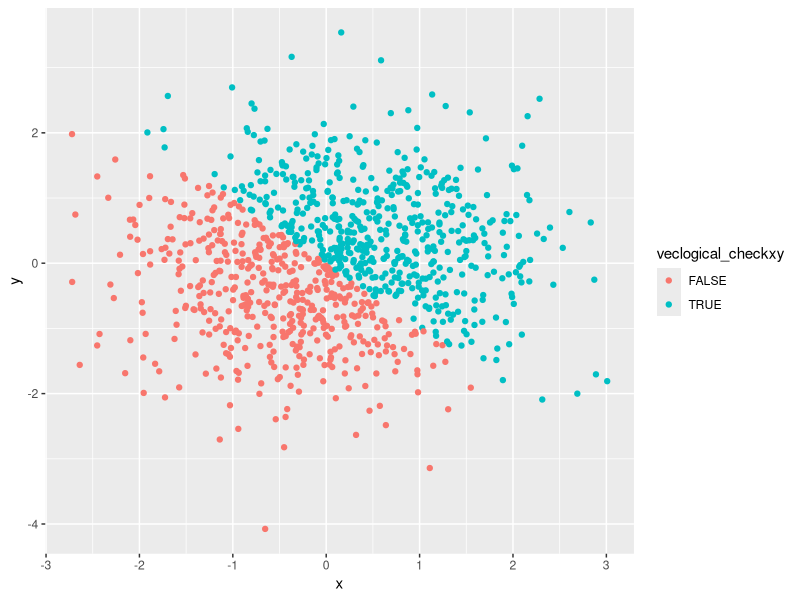
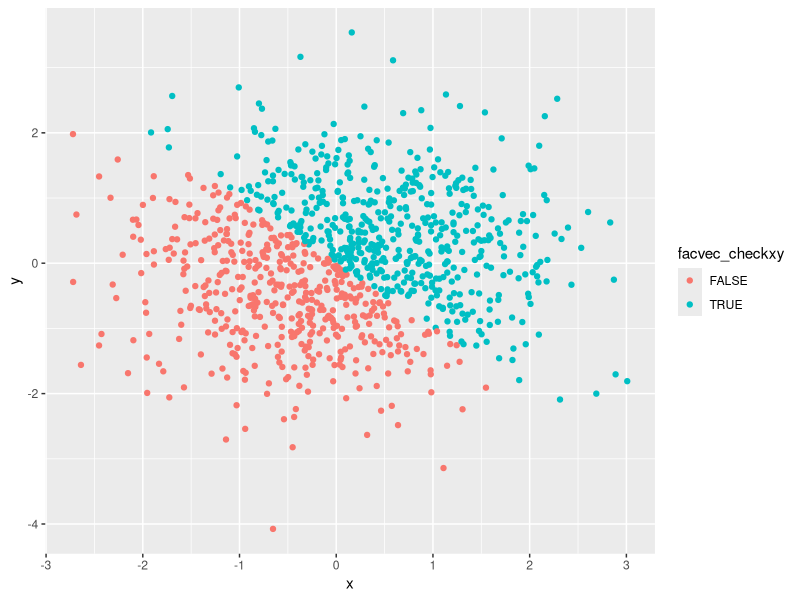
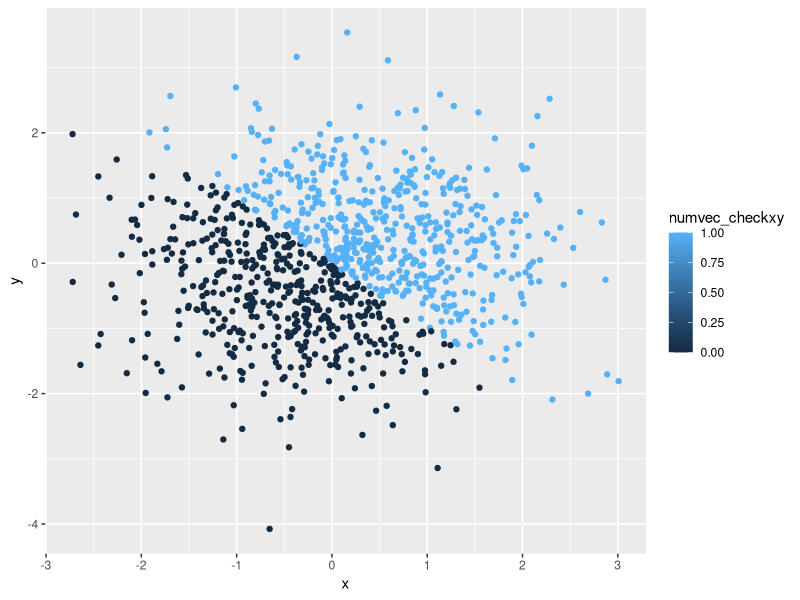
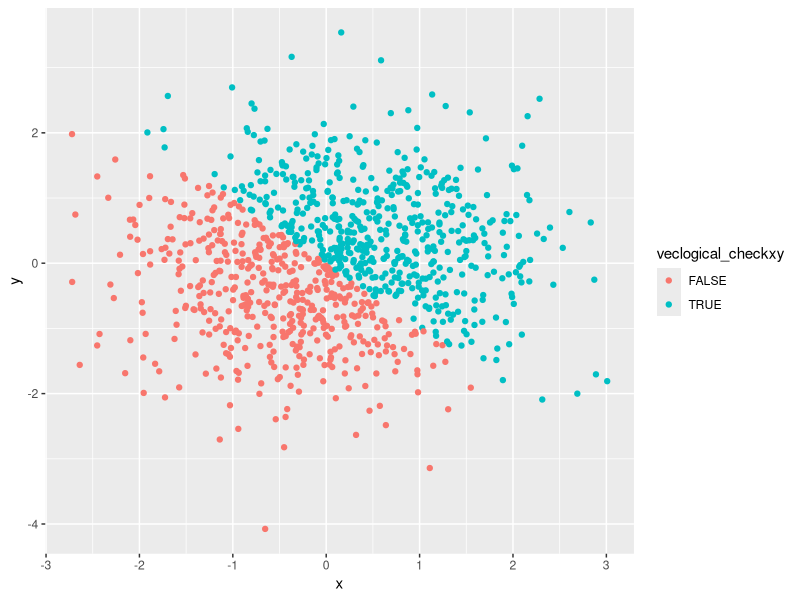

These charts were generated, in order, by the following R code:
## ---- chunk 1
knitr::opts_chunk$set(echo = TRUE)
## ---- chunk 2
library(tidyverse)
## ---- chunk 3
set.seed(1)
problem1_df = tibble(
  sample = runif(10, min = 0, max = 5),
  vec_logical = sample > 2,
  vec_char = c("Kao","Shi","Xin","Chun","Ge","Yong","Yuan","Bu","Gua","Ke"),
  vec_factor = factor(c("a", "b", "c", "d", "e", "f", "g", "h", "i", "j"))
)
## ---- chunk 4
#Here is the mean of the sample
mean(problem1_df$sample)

#Here is the mean for logical vector
mean(problem1_df$vec_logical)

#Here is the mean for character vector
mean(problem1_df$vec_char)

#Here is the mean for factor vector
mean(problem1_df$vec_factor)

## ---- chunk 5
#convert your character variable from character to factor to numeric
facconvert_vecchar = as.factor(problem1_df$vec_char)
numconvert_vecchar = as.numeric(facconvert_vecchar)

#convert your factor variable from factor to character to numeric
charconvert_vecfac = as.character(problem1_df$vec_factor)
numconvert_vecfac = as.numeric(charconvert_vecfac)
## ---- chunk 6
set.seed(2)
problem2_df = tibble(
  x = rnorm(1000, sd = 1),
  y = rnorm(1000, sd = 1),
  veclogical_checkxy = x + y > 0,
  numvec_checkxy = as.numeric(veclogical_checkxy),
  facvec_checkxy = as.factor(veclogical_checkxy)
)
## ---- chunk 7

ggplot(problem2_df, aes(x = x, y = y, color = veclogical_checkxy)) + geom_point()
ggsave("scatter_plot.pdf")
## ---- chunk 8
ggplot(problem2_df, aes(x = x, y = y, color = facvec_checkxy)) + geom_point()
## ---- chunk 9
ggplot(problem2_df, aes(x = x, y = y, color = numvec_checkxy)) + geom_point()
